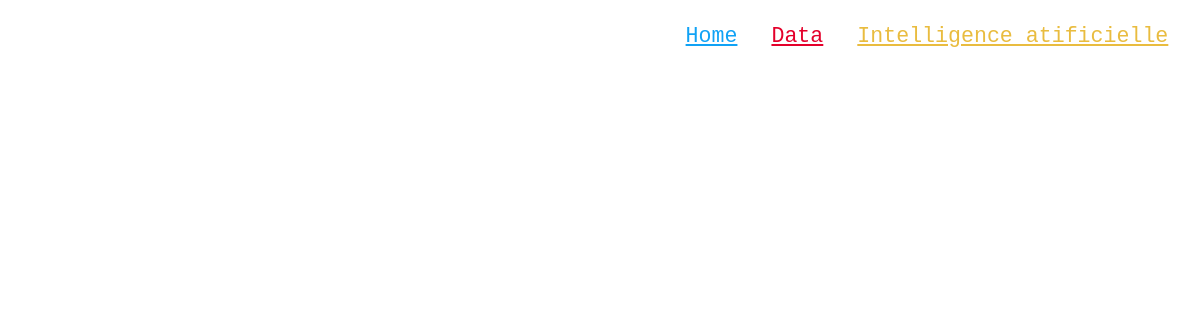
The app's page /home/data/, older data.
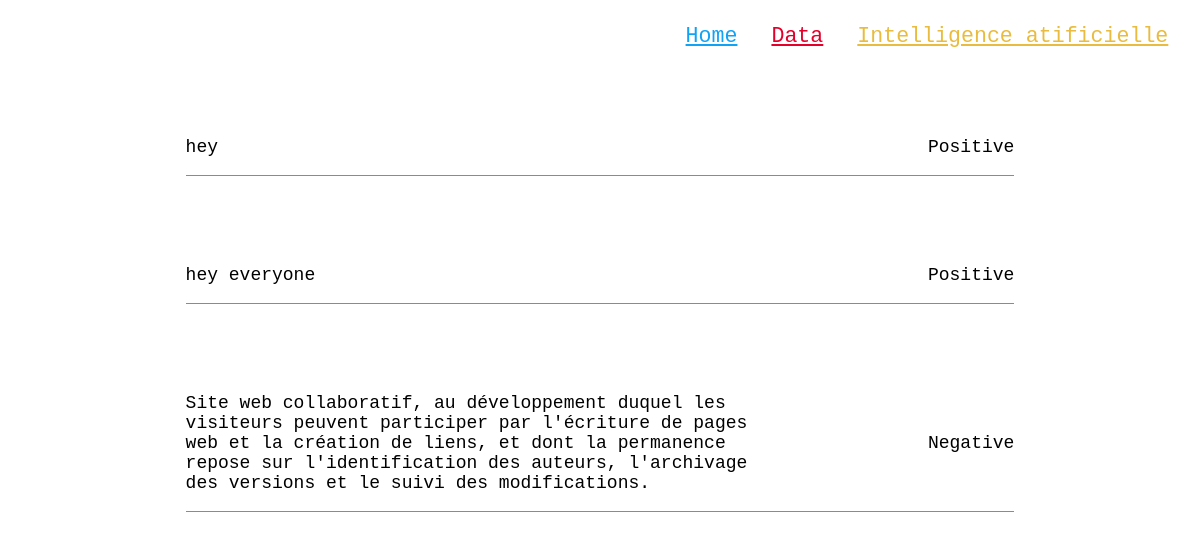
The same page, newer data.
### message_wolof/models.py (models this page shows)
class Message_wolof(models.Model):
    message = models.TextField()
    emotion = models.CharField(max_length=50, choices=SENTIMENTS, verbose_name='sentiments')

### message_wolof/views.py (the view)
# urls.py: path('data/', views.data_view, name='data'),
def data_view(request):
    messages = Message_wolof.objects.all()
    context = {
        "messages": messages
    }
    return render(request, 'message_wolof/data.html', context)

### message_wolof/templates/message_wolof/data.html (shortened to what this page needs)
<!DOCTYPE html>
<html lang="en">
<head>
    {% load static %}
    <link rel="stylesheet"  type="text/css" href="{% static 'message_wolof/datas.css' %}" />
</head>
<body>
    <header>
        <div>
            <a class="link_1" href="{% url 'home' %}">Home</a>
            <a class="link_2" href="{% url 'data' %}">Data</a>
            <a class="link_3" href="{% url 'ia' %}">Intelligence atificielle</a>
        </div>
    </header>
    <section>
        <div class="sec1">
            {% for message in messages%}
                <div class="sec2">
                    <p class="message">
                        {{message.message}}
                    </p>
                    <p class="emotion">
                        {{message.emotion}}
                    </p>
                </div>
            {% endfor %}
        </div>
    </section>
</body>
</html>

### message_wolof/static/message_wolof/datas.css (style rules this page uses)
header div { margin-top: 2%; text-align: end; font-size: large; margin-right: 2%; }
.link_2 { color: #e4002b; margin-left: 2%; font-size: larger; }
.link_3 { color: #e9bc3f; margin-left: 2%; font-size: larger; }
.link_1 { color: #10a2f5; margin-left: 2%; font-size: larger; }
body { font-family: "Roboto Mono", monospace; font-size: large; }
.sec2 { display: flex; align-items: center; justify-content: space-between; margin-top: 6%; border-bottom: 1px solid #8b8b8b; width: 70%; }
.sec1 { display: flex; flex-direction: column; justify-content: center; align-items: center; }
.message { padding-right: 20%; }

Row changes from the older to the newer data that the page shows:
added Message_wolof: message "hey", emotion "Positive"
added Message_wolof: message "hey everyone", emotion "Positive"
added Message_wolof: message "Site web collaboratif, au développement duquel les visiteurs peuvent participer par l'écriture de pages web et la création de liens, et dont la permanence repose sur l'identification des auteurs, l'archivage des versions et le suivi des modifications.", emotion "Negative"
